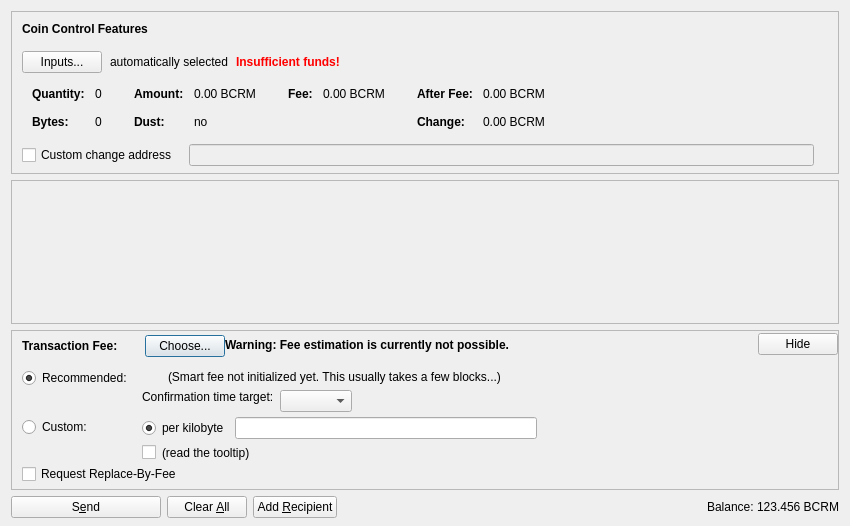
<?xml version="1.0" encoding="UTF-8"?>
<ui version="4.0">
 <class>SendCoinsDialog</class>
 <widget class="QDialog" name="SendCoinsDialog">
  <property name="geometry">
   <rect>
    <x>0</x>
    <y>0</y>
    <width>850</width>
    <height>526</height>
   </rect>
  </property>
  <property name="windowTitle">
   <string>Send Coins</string>
  </property>
  <layout class="QVBoxLayout" name="verticalLayout" stretch="0,1,0,0">
   <property name="bottomMargin">
    <number>8</number>
   </property>
   <item>
    <widget class="QFrame" name="frameCoinControl">
     <property name="sizePolicy">
      <sizepolicy hsizetype="Expanding" vsizetype="Expanding">
       <horstretch>0</horstretch>
       <verstretch>0</verstretch>
      </sizepolicy>
     </property>
     <property name="maximumSize">
      <size>
       <width>16777215</width>
       <height>16777215</height>
      </size>
     </property>
     <property name="frameShape">
      <enum>QFrame::StyledPanel</enum>
     </property>
     <property name="frameShadow">
      <enum>QFrame::Sunken</enum>
     </property>
     <layout class="QVBoxLayout" name="verticalLayoutCoinControl2">
      <property name="spacing">
       <number>0</number>
      </property>
      <property name="leftMargin">
       <number>0</number>
      </property>
      <property name="topMargin">
       <number>0</number>
      </property>
      <property name="rightMargin">
       <number>0</number>
      </property>
      <property name="bottomMargin">
       <number>6</number>
      </property>
      <item>
       <layout class="QVBoxLayout" name="verticalLayoutCoinControl" stretch="0,0,0,0,1">
        <property name="spacing">
         <number>0</number>
        </property>
        <property name="leftMargin">
         <number>10</number>
        </property>
        <property name="topMargin">
         <number>10</number>
        </property>
        <item>
         <layout class="QHBoxLayout" name="horizontalLayoutCoinControl1">
          <property name="bottomMargin">
           <number>15</number>
          </property>
          <item>
           <widget class="QLabel" name="labelCoinControlFeatures">
            <property name="sizePolicy">
             <sizepolicy hsizetype="Preferred" vsizetype="Maximum">
              <horstretch>0</horstretch>
              <verstretch>0</verstretch>
             </sizepolicy>
            </property>
            <property name="font">
             <font>
              <weight>75</weight>
              <bold>true</bold>
             </font>
            </property>
            <property name="styleSheet">
             <string notr="true">font-weight:bold;</string>
            </property>
            <property name="text">
             <string>Coin Control Features</string>
            </property>
           </widget>
          </item>
         </layout>
        </item>
        <item>
         <layout class="QHBoxLayout" name="horizontalLayoutCoinControl2" stretch="0,0,0,0">
          <property name="spacing">
           <number>8</number>
          </property>
          <property name="bottomMargin">
           <number>10</number>
          </property>
          <item>
           <widget class="QPushButton" name="pushButtonCoinControl">
            <property name="styleSheet">
             <string notr="true"/>
            </property>
            <property name="text">
             <string>Inputs...</string>
            </property>
            <property name="autoDefault">
             <bool>false</bool>
            </property>
           </widget>
          </item>
          <item>
           <widget class="QLabel" name="labelCoinControlAutomaticallySelected">
            <property name="text">
             <string>automatically selected</string>
            </property>
            <property name="margin">
             <number>5</number>
            </property>
           </widget>
          </item>
          <item>
           <widget class="QLabel" name="labelCoinControlInsuffFunds">
            <property name="font">
             <font>
              <weight>75</weight>
              <bold>true</bold>
             </font>
            </property>
            <property name="styleSheet">
             <string notr="true">color:red;font-weight:bold;</string>
            </property>
            <property name="text">
             <string>Insufficient funds!</string>
            </property>
            <property name="margin">
             <number>5</number>
            </property>
           </widget>
          </item>
          <item>
           <spacer name="horizontalSpacerCoinControl">
            <property name="orientation">
             <enum>Qt::Horizontal</enum>
            </property>
            <property name="sizeHint" stdset="0">
             <size>
              <width>40</width>
              <height>1</height>
             </size>
            </property>
           </spacer>
          </item>
         </layout>
        </item>
        <item>
         <widget class="QWidget" name="widgetCoinControl" native="true">
          <property name="sizePolicy">
           <sizepolicy hsizetype="Preferred" vsizetype="Preferred">
            <horstretch>0</horstretch>
            <verstretch>0</verstretch>
           </sizepolicy>
          </property>
          <property name="minimumSize">
           <size>
            <width>0</width>
            <height>0</height>
           </size>
          </property>
          <property name="styleSheet">
           <string notr="true"/>
          </property>
          <layout class="QHBoxLayout" name="horizontalLayoutCoinControl5">
           <property name="leftMargin">
            <number>0</number>
           </property>
           <property name="topMargin">
            <number>0</number>
           </property>
           <property name="rightMargin">
            <number>0</number>
           </property>
           <property name="bottomMargin">
            <number>0</number>
           </property>
           <item>
            <layout class="QHBoxLayout" name="horizontalLayoutCoinControl3" stretch="0,0,0,1">
             <property name="spacing">
              <number>20</number>
             </property>
             <property name="topMargin">
              <number>0</number>
             </property>
             <property name="bottomMargin">
              <number>10</number>
             </property>
             <item>
              <layout class="QFormLayout" name="formLayoutCoinControl1">
               <property name="horizontalSpacing">
                <number>10</number>
               </property>
               <property name="verticalSpacing">
                <number>14</number>
               </property>
               <property name="leftMargin">
                <number>10</number>
               </property>
               <property name="topMargin">
                <number>4</number>
               </property>
               <property name="rightMargin">
                <number>6</number>
               </property>
               <item row="0" column="0">
                <widget class="QLabel" name="labelCoinControlQuantityText">
                 <property name="font">
                  <font>
                   <weight>75</weight>
                   <bold>true</bold>
                  </font>
                 </property>
                 <property name="text">
                  <string>Quantity:</string>
                 </property>
                 <property name="margin">
                  <number>0</number>
                 </property>
                </widget>
               </item>
               <item row="0" column="1">
                <widget class="QLabel" name="labelCoinControlQuantity">
                 <property name="cursor">
                  <cursorShape>IBeamCursor</cursorShape>
                 </property>
                 <property name="contextMenuPolicy">
                  <enum>Qt::ActionsContextMenu</enum>
                 </property>
                 <property name="text">
                  <string notr="true">0</string>
                 </property>
                 <property name="margin">
                  <number>0</number>
                 </property>
                 <property name="textInteractionFlags">
                  <set>Qt::LinksAccessibleByMouse|Qt::TextSelectableByKeyboard|Qt::TextSelectableByMouse</set>
                 </property>
                </widget>
               </item>
               <item row="1" column="0">
                <widget class="QLabel" name="labelCoinControlBytesText">
                 <property name="font">
                  <font>
                   <weight>75</weight>
                   <bold>true</bold>
                  </font>
                 </property>
                 <property name="text">
                  <string>Bytes:</string>
                 </property>
                </widget>
               </item>
               <item row="1" column="1">
                <widget class="QLabel" name="labelCoinControlBytes">
                 <property name="cursor">
                  <cursorShape>IBeamCursor</cursorShape>
                 </property>
                 <property name="contextMenuPolicy">
                  <enum>Qt::ActionsContextMenu</enum>
                 </property>
                 <property name="text">
                  <string notr="true">0</string>
                 </property>
                 <property name="textInteractionFlags">
                  <set>Qt::LinksAccessibleByMouse|Qt::TextSelectableByKeyboard|Qt::TextSelectableByMouse</set>
                 </property>
                </widget>
               </item>
              </layout>
             </item>
             <item>
              <layout class="QFormLayout" name="formLayoutCoinControl2">
               <property name="horizontalSpacing">
                <number>10</number>
               </property>
               <property name="verticalSpacing">
                <number>14</number>
               </property>
               <property name="leftMargin">
                <number>6</number>
               </property>
               <property name="topMargin">
                <number>4</number>
               </property>
               <property name="rightMargin">
                <number>6</number>
               </property>
               <item row="0" column="0">
                <widget class="QLabel" name="labelCoinControlAmountText">
                 <property name="font">
                  <font>
                   <weight>75</weight>
                   <bold>true</bold>
                  </font>
                 </property>
                 <property name="text">
                  <string>Amount:</string>
                 </property>
                 <property name="margin">
                  <number>0</number>
                 </property>
                </widget>
               </item>
               <item row="0" column="1">
                <widget class="QLabel" name="labelCoinControlAmount">
                 <property name="cursor">
                  <cursorShape>IBeamCursor</cursorShape>
                 </property>
                 <property name="contextMenuPolicy">
                  <enum>Qt::ActionsContextMenu</enum>
                 </property>
                 <property name="text">
                  <string notr="true">0.00 BCRM</string>
                 </property>
                 <property name="textInteractionFlags">
                  <set>Qt::LinksAccessibleByMouse|Qt::TextSelectableByKeyboard|Qt::TextSelectableByMouse</set>
                 </property>
                </widget>
               </item>
               <item row="1" column="0">
                <widget class="QLabel" name="labelCoinControlLowOutputText">
                 <property name="font">
                  <font>
                   <weight>75</weight>
                   <bold>true</bold>
                  </font>
                 </property>
                 <property name="text">
                  <string>Dust:</string>
                 </property>
                </widget>
               </item>
               <item row="1" column="1">
                <widget class="QLabel" name="labelCoinControlLowOutput">
                 <property name="cursor">
                  <cursorShape>IBeamCursor</cursorShape>
                 </property>
                 <property name="contextMenuPolicy">
                  <enum>Qt::ActionsContextMenu</enum>
                 </property>
                 <property name="text">
                  <string notr="true">no</string>
                 </property>
                 <property name="textInteractionFlags">
                  <set>Qt::LinksAccessibleByMouse|Qt::TextSelectableByKeyboard|Qt::TextSelectableByMouse</set>
                 </property>
                </widget>
               </item>
              </layout>
             </item>
             <item>
              <layout class="QFormLayout" name="formLayoutCoinControl3">
               <property name="horizontalSpacing">
                <number>10</number>
               </property>
               <property name="verticalSpacing">
                <number>14</number>
               </property>
               <property name="leftMargin">
                <number>6</number>
               </property>
               <property name="topMargin">
                <number>4</number>
               </property>
               <property name="rightMargin">
                <number>6</number>
               </property>
               <item row="0" column="0">
                <widget class="QLabel" name="labelCoinControlFeeText">
                 <property name="font">
                  <font>
                   <weight>75</weight>
                   <bold>true</bold>
                  </font>
                 </property>
                 <property name="text">
                  <string>Fee:</string>
                 </property>
                 <property name="margin">
                  <number>0</number>
                 </property>
                </widget>
               </item>
               <item row="0" column="1">
                <widget class="QLabel" name="labelCoinControlFee">
                 <property name="cursor">
                  <cursorShape>IBeamCursor</cursorShape>
                 </property>
                 <property name="contextMenuPolicy">
                  <enum>Qt::ActionsContextMenu</enum>
                 </property>
                 <property name="text">
                  <string notr="true">0.00 BCRM</string>
                 </property>
                 <property name="textInteractionFlags">
                  <set>Qt::LinksAccessibleByMouse|Qt::TextSelectableByKeyboard|Qt::TextSelectableByMouse</set>
                 </property>
                </widget>
               </item>
              </layout>
             </item>
             <item>
              <layout class="QFormLayout" name="formLayoutCoinControl4">
               <property name="horizontalSpacing">
                <number>10</number>
               </property>
               <property name="verticalSpacing">
                <number>14</number>
               </property>
               <property name="leftMargin">
                <number>6</number>
               </property>
               <property name="topMargin">
                <number>4</number>
               </property>
               <property name="rightMargin">
                <number>6</number>
               </property>
               <item row="0" column="0">
                <widget class="QLabel" name="labelCoinControlAfterFeeText">
                 <property name="font">
                  <font>
                   <weight>75</weight>
                   <bold>true</bold>
                  </font>
                 </property>
                 <property name="text">
                  <string>After Fee:</string>
                 </property>
                 <property name="margin">
                  <number>0</number>
                 </property>
                </widget>
               </item>
               <item row="0" column="1">
                <widget class="QLabel" name="labelCoinControlAfterFee">
                 <property name="cursor">
                  <cursorShape>IBeamCursor</cursorShape>
                 </property>
                 <property name="contextMenuPolicy">
                  <enum>Qt::ActionsContextMenu</enum>
                 </property>
                 <property name="text">
                  <string notr="true">0.00 BCRM</string>
                 </property>
                 <property name="textInteractionFlags">
                  <set>Qt::LinksAccessibleByMouse|Qt::TextSelectableByKeyboard|Qt::TextSelectableByMouse</set>
                 </property>
                </widget>
               </item>
               <item row="1" column="0">
                <widget class="QLabel" name="labelCoinControlChangeText">
                 <property name="font">
                  <font>
                   <weight>75</weight>
                   <bold>true</bold>
                  </font>
                 </property>
                 <property name="text">
                  <string>Change:</string>
                 </property>
                </widget>
               </item>
               <item row="1" column="1">
                <widget class="QLabel" name="labelCoinControlChange">
                 <property name="cursor">
                  <cursorShape>IBeamCursor</cursorShape>
                 </property>
                 <property name="contextMenuPolicy">
                  <enum>Qt::ActionsContextMenu</enum>
                 </property>
                 <property name="text">
                  <string notr="true">0.00 BCRM</string>
                 </property>
                 <property name="textInteractionFlags">
                  <set>Qt::LinksAccessibleByMouse|Qt::TextSelectableByKeyboard|Qt::TextSelectableByMouse</set>
                 </property>
                </widget>
               </item>
              </layout>
             </item>
            </layout>
           </item>
          </layout>
         </widget>
        </item>
        <item>
         <layout class="QHBoxLayout" name="horizontalLayoutCoinControl4" stretch="0,0,0">
          <property name="spacing">
           <number>12</number>
          </property>
          <property name="sizeConstraint">
           <enum>QLayout::SetDefaultConstraint</enum>
          </property>
          <property name="topMargin">
           <number>5</number>
          </property>
          <property name="rightMargin">
           <number>5</number>
          </property>
          <item>
           <widget class="QCheckBox" name="checkBoxCoinControlChange">
            <property name="toolTip">
             <string>If this is activated, but the change address is empty or invalid, change will be sent to a newly generated address.</string>
            </property>
            <property name="text">
             <string>Custom change address</string>
            </property>
           </widget>
          </item>
          <item>
           <widget class="QValidatedLineEdit" name="lineEditCoinControlChange">
            <property name="enabled">
             <bool>false</bool>
            </property>
            <property name="sizePolicy">
             <sizepolicy hsizetype="Expanding" vsizetype="Fixed">
              <horstretch>0</horstretch>
              <verstretch>0</verstretch>
             </sizepolicy>
            </property>
           </widget>
          </item>
          <item>
           <widget class="QLabel" name="labelCoinControlChangeLabel">
            <property name="sizePolicy">
             <sizepolicy hsizetype="Preferred" vsizetype="Expanding">
              <horstretch>0</horstretch>
              <verstretch>0</verstretch>
             </sizepolicy>
            </property>
            <property name="minimumSize">
             <size>
              <width>0</width>
              <height>0</height>
             </size>
            </property>
            <property name="text">
             <string/>
            </property>
            <property name="margin">
             <number>3</number>
            </property>
           </widget>
          </item>
         </layout>
        </item>
        <item>
         <spacer name="verticalSpacerCoinControl">
          <property name="orientation">
           <enum>Qt::Vertical</enum>
          </property>
          <property name="sizeHint" stdset="0">
           <size>
            <width>800</width>
            <height>1</height>
           </size>
          </property>
         </spacer>
        </item>
       </layout>
      </item>
     </layout>
    </widget>
   </item>
   <item>
    <widget class="QScrollArea" name="scrollArea">
     <property name="widgetResizable">
      <bool>true</bool>
     </property>
     <widget class="QWidget" name="scrollAreaWidgetContents">
      <property name="geometry">
       <rect>
        <x>0</x>
        <y>0</y>
        <width>830</width>
        <height>104</height>
       </rect>
      </property>
      <layout class="QVBoxLayout" name="verticalLayout_2" stretch="0,1">
       <property name="leftMargin">
        <number>0</number>
       </property>
       <property name="topMargin">
        <number>0</number>
       </property>
       <property name="rightMargin">
        <number>0</number>
       </property>
       <property name="bottomMargin">
        <number>0</number>
       </property>
       <item>
        <layout class="QVBoxLayout" name="entries">
         <property name="spacing">
          <number>6</number>
         </property>
        </layout>
       </item>
       <item>
        <spacer name="verticalSpacer">
         <property name="orientation">
          <enum>Qt::Vertical</enum>
         </property>
         <property name="sizeHint" stdset="0">
          <size>
           <width>20</width>
           <height>40</height>
          </size>
         </property>
        </spacer>
       </item>
      </layout>
     </widget>
    </widget>
   </item>
   <item>
    <widget class="QFrame" name="frameFee">
     <property name="sizePolicy">
      <sizepolicy hsizetype="Expanding" vsizetype="Expanding">
       <horstretch>0</horstretch>
       <verstretch>0</verstretch>
      </sizepolicy>
     </property>
     <property name="maximumSize">
      <size>
       <width>16777215</width>
       <height>16777215</height>
      </size>
     </property>
     <property name="frameShape">
      <enum>QFrame::StyledPanel</enum>
     </property>
     <property name="frameShadow">
      <enum>QFrame::Sunken</enum>
     </property>
     <layout class="QVBoxLayout" name="verticalLayoutFee1">
      <property name="spacing">
       <number>0</number>
      </property>
      <property name="leftMargin">
       <number>0</number>
      </property>
      <property name="topMargin">
       <number>0</number>
      </property>
      <property name="rightMargin">
       <number>0</number>
      </property>
      <property name="bottomMargin">
       <number>0</number>
      </property>
      <item>
       <layout class="QVBoxLayout" name="verticalLayoutFee2" stretch="0,0,0">
        <property name="spacing">
         <number>0</number>
        </property>
        <property name="leftMargin">
         <number>10</number>
        </property>
        <property name="topMargin">
         <number>0</number>
        </property>
        <item>
         <layout class="QHBoxLayout" name="horizontalLayoutFee1">
          <property name="bottomMargin">
           <number>0</number>
          </property>
          <item>
           <layout class="QVBoxLayout" name="verticalLayoutFee7">
            <property name="spacing">
             <number>0</number>
            </property>
            <item>
             <spacer name="verticalSpacerSmartFee">
              <property name="orientation">
               <enum>Qt::Vertical</enum>
              </property>
              <property name="sizeType">
               <enum>QSizePolicy::Fixed</enum>
              </property>
              <property name="sizeHint" stdset="0">
               <size>
                <width>1</width>
                <height>4</height>
               </size>
              </property>
             </spacer>
            </item>
            <item>
             <layout class="QHBoxLayout" name="horizontalLayoutSmartFee">
              <property name="spacing">
               <number>10</number>
              </property>
              <item>
               <widget class="QLabel" name="labelFeeHeadline">
                <property name="sizePolicy">
                 <sizepolicy hsizetype="Preferred" vsizetype="Maximum">
                  <horstretch>0</horstretch>
                  <verstretch>0</verstretch>
                 </sizepolicy>
                </property>
                <property name="font">
                 <font>
                  <weight>75</weight>
                  <bold>true</bold>
                 </font>
                </property>
                <property name="styleSheet">
                 <string notr="true">font-weight:bold;</string>
                </property>
                <property name="text">
                 <string>Transaction Fee:</string>
                </property>
               </widget>
              </item>
              <item>
               <widget class="QLabel" name="labelFeeMinimized">
                <property name="text">
                 <string/>
                </property>
               </widget>
              </item>
              <item>
               <widget class="QPushButton" name="buttonChooseFee">
                <property name="text">
                 <string>Choose...</string>
                </property>
               </widget>
              </item>
             </layout>
            </item>
            <item>
             <spacer name="verticalSpacer_5">
              <property name="orientation">
               <enum>Qt::Vertical</enum>
              </property>
              <property name="sizeHint" stdset="0">
               <size>
                <width>1</width>
                <height>1</height>
               </size>
              </property>
             </spacer>
            </item>
           </layout>
          </item>
          <item>
           <widget class="QLabel" name="fallbackFeeWarningLabel">
            <property name="toolTip">
             <string>Using the fallbackfee can result in sending a transaction that will take several hours or days (or never) to confirm. Consider choosing your fee manually or wait until you have validated the complete chain.</string>
            </property>
            <property name="font">
            <font>
                <weight>75</weight>
                <bold>true</bold>
            </font>
            </property>
            <property name="text">
             <string>Warning: Fee estimation is currently not possible.</string>
            </property>
            <property name="wordWrap">
             <bool>false</bool>
            </property>
           </widget>
          </item>
          <item>
           <spacer name="horizontalSpacer_4">
            <property name="orientation">
             <enum>Qt::Horizontal</enum>
            </property>
            <property name="sizeType">
             <enum>QSizePolicy::MinimumExpanding</enum>
            </property>
            <property name="sizeHint" stdset="0">
             <size>
              <width>40</width>
              <height>20</height>
             </size>
            </property>
           </spacer>
          </item>
          <item>
           <widget class="QPushButton" name="buttonMinimizeFee">
            <property name="toolTip">
             <string>collapse fee-settings</string>
            </property>
            <property name="text">
             <string>Hide</string>
            </property>
           </widget>
          </item>
         </layout>
        </item>
        <item>
         <widget class="QFrame" name="frameFeeSelection">
          <layout class="QVBoxLayout" name="verticalLayoutFee12">
           <property name="spacing">
            <number>0</number>
           </property>
           <property name="leftMargin">
            <number>0</number>
           </property>
           <property name="topMargin">
            <number>0</number>
           </property>
           <property name="rightMargin">
            <number>0</number>
           </property>
           <property name="bottomMargin">
            <number>0</number>
           </property>
           <item>
            <layout class="QGridLayout" name="gridLayoutFee">
             <property name="topMargin">
              <number>10</number>
             </property>
             <property name="bottomMargin">
              <number>4</number>
             </property>
             <property name="horizontalSpacing">
              <number>10</number>
             </property>
             <property name="verticalSpacing">
              <number>4</number>
             </property>
             <item row="1" column="1">
              <layout class="QVBoxLayout" name="verticalLayoutFee8">
               <property name="spacing">
                <number>6</number>
               </property>
               <item>
                <layout class="QHBoxLayout" name="horizontalLayoutFee13">
                 <item>
                  <widget class="QRadioButton" name="radioCustomPerKilobyte">
                   <property name="toolTip">
                    <string>If the custom fee is set to 1000 satoshis and the transaction is only 250 bytes, then &quot;per kilobyte&quot; only pays 250 satoshis in fee, while &quot;total at least&quot; pays 1000 satoshis. For transactions bigger than a kilobyte both pay by kilobyte.</string>
                   </property>
                   <property name="text">
                    <string>per kilobyte</string>
                   </property>
                   <property name="checked">
                    <bool>true</bool>
                   </property>
                   <attribute name="buttonGroup">
                    <string notr="true">groupCustomFee</string>
                   </attribute>
                  </widget>
                 </item>
                 <item>
                  <widget class="BitcoinAmountField" name="customFee"/>
                 </item>
                 <item>
                  <spacer name="horizontalSpacer_6">
                   <property name="orientation">
                    <enum>Qt::Horizontal</enum>
                   </property>
                   <property name="sizeHint" stdset="0">
                    <size>
                     <width>1</width>
                     <height>1</height>
                    </size>
                   </property>
                  </spacer>
                 </item>
                </layout>
               </item>
               <item>
                <layout class="QHBoxLayout" name="horizontalLayoutFee8">
                 <item>
                  <widget class="QCheckBox" name="checkBoxMinimumFee">
                   <property name="toolTip">
                    <string>Paying only the minimum fee is just fine as long as there is less transaction volume than space in the blocks. But be aware that this can end up in a never confirming transaction once there is more demand for bitcoin transactions than the network can process.</string>
                   </property>
                   <property name="text">
                    <string/>
                   </property>
                  </widget>
                 </item>
                 <item>
                  <widget class="QLabel" name="labelMinFeeWarning">
                   <property name="enabled">
                    <bool>true</bool>
                   </property>
                   <property name="toolTip">
                    <string>Paying only the minimum fee is just fine as long as there is less transaction volume than space in the blocks. But be aware that this can end up in a never confirming transaction once there is more demand for bitcoin transactions than the network can process.</string>
                   </property>
                   <property name="text">
                    <string>(read the tooltip)</string>
                   </property>
                   <property name="margin">
                    <number>5</number>
                   </property>
                  </widget>
                 </item>
                 <item>
                  <spacer name="horizontalSpacer_2">
                   <property name="orientation">
                    <enum>Qt::Horizontal</enum>
                   </property>
                   <property name="sizeHint" stdset="0">
                    <size>
                     <width>1</width>
                     <height>1</height>
                    </size>
                   </property>
                  </spacer>
                 </item>
                </layout>
               </item>
              </layout>
             </item>
             <item row="0" column="0">
              <layout class="QVBoxLayout" name="verticalLayoutFee4" stretch="0,1">
               <item>
                <widget class="QRadioButton" name="radioSmartFee">
                 <property name="text">
                  <string>Recommended:</string>
                 </property>
                 <property name="checked">
                  <bool>true</bool>
                 </property>
                 <attribute name="buttonGroup">
                  <string notr="true">groupFee</string>
                 </attribute>
                </widget>
               </item>
               <item>
                <spacer name="verticalSpacer_2">
                 <property name="orientation">
                  <enum>Qt::Vertical</enum>
                 </property>
                 <property name="sizeHint" stdset="0">
                  <size>
                   <width>1</width>
                   <height>1</height>
                  </size>
                 </property>
                </spacer>
               </item>
              </layout>
             </item>
             <item row="1" column="0">
              <layout class="QVBoxLayout" name="verticalLayoutFee9" stretch="0,1">
               <item>
                <widget class="QRadioButton" name="radioCustomFee">
                 <property name="text">
                  <string>Custom:</string>
                 </property>
                 <attribute name="buttonGroup">
                  <string notr="true">groupFee</string>
                 </attribute>
                </widget>
               </item>
               <item>
                <spacer name="verticalSpacer_6">
                 <property name="orientation">
                  <enum>Qt::Vertical</enum>
                 </property>
                 <property name="sizeHint" stdset="0">
                  <size>
                   <width>1</width>
                   <height>1</height>
                  </size>
                 </property>
                </spacer>
               </item>
              </layout>
             </item>
             <item row="0" column="1">
              <layout class="QVBoxLayout" name="verticalLayoutFee3" stretch="0,0,1">
               <property name="spacing">
                <number>6</number>
               </property>
               <property name="topMargin">
                <number>2</number>
               </property>
               <item>
                <layout class="QHBoxLayout" name="horizontalLayoutFee12">
                 <item>
                  <widget class="QLabel" name="labelSmartFee">
                   <property name="text">
                    <string/>
                   </property>
                   <property name="margin">
                    <number>2</number>
                   </property>
                  </widget>
                 </item>
                 <item>
                  <widget class="QLabel" name="labelFeeEstimation">
                   <property name="text">
                    <string/>
                   </property>
                  </widget>
                 </item>
                 <item>
                  <widget class="QLabel" name="labelSmartFee2">
                   <property name="text">
                    <string>(Smart fee not initialized yet. This usually takes a few blocks...)</string>
                   </property>
                   <property name="margin">
                    <number>2</number>
                   </property>
                  </widget>
                 </item>
                 <item>
                  <spacer name="horizontalSpacer_5">
                   <property name="orientation">
                    <enum>Qt::Horizontal</enum>
                   </property>
                   <property name="sizeHint" stdset="0">
                    <size>
                     <width>1</width>
                     <height>1</height>
                    </size>
                   </property>
                  </spacer>
                 </item>
                </layout>
               </item>
               <item>
                <layout class="QHBoxLayout" name="horizontalLayoutFee9">
                 <item>
                  <layout class="QVBoxLayout" name="verticalLayoutFee6">
                   <item>
                    <widget class="QLabel" name="labelSmartFee3">
                     <property name="text">
                      <string>Confirmation time target:</string>
                     </property>
                     <property name="margin">
                      <number>2</number>
                     </property>
                    </widget>
                   </item>
                   <item>
                    <spacer name="verticalSpacer_3">
                     <property name="orientation">
                      <enum>Qt::Vertical</enum>
                     </property>
                     <property name="sizeHint" stdset="0">
                      <size>
                       <width>1</width>
                       <height>1</height>
                      </size>
                     </property>
                    </spacer>
                   </item>
                  </layout>
                 </item>
                 <item>
                  <layout class="QVBoxLayout" name="verticalLayoutFee5">
                   <property name="rightMargin">
                    <number>30</number>
                   </property>
                   <item>
                    <layout class="QHBoxLayout" name="horizontalLayoutConfTarget">
                     <property name="bottomMargin">
                      <number>0</number>
                     </property>
                     <item>
                      <widget class="QComboBox" name="confTargetSelector"/>
                     </item>
                     <item>
                      <spacer name="horizontalSpacerConfTarget">
                       <property name="orientation">
                        <enum>Qt::Horizontal</enum>
                       </property>
                       <property name="sizeHint" stdset="0">
                        <size>
                         <width>40</width>
                         <height>20</height>
                        </size>
                       </property>
                      </spacer>
                     </item>
                    </layout>
                   </item>
                  </layout>
                 </item>
                </layout>
               </item>
               <item>
                <spacer name="verticalSpacer_4">
                 <property name="orientation">
                  <enum>Qt::Vertical</enum>
                 </property>
                 <property name="sizeHint" stdset="0">
                  <size>
                   <width>1</width>
                   <height>1</height>
                  </size>
                 </property>
                </spacer>
               </item>
              </layout>
             </item>
            </layout>
           </item>
           <item>
            <widget class="QCheckBox" name="optInRBF">
             <property name="text">
              <string>Request Replace-By-Fee</string>
             </property>
             <property name="toolTip">
              <string>Indicates that the sender may wish to replace this transaction with a new one paying higher fees (prior to being confirmed).</string>
             </property>
            </widget>
           </item>
          </layout>
         </widget>
        </item>
        <item>
         <spacer name="verticalSpacerFee">
          <property name="orientation">
           <enum>Qt::Vertical</enum>
          </property>
          <property name="sizeHint" stdset="0">
           <size>
            <width>40</width>
            <height>5</height>
           </size>
          </property>
         </spacer>
        </item>
       </layout>
      </item>
     </layout>
    </widget>
   </item>
   <item>
    <layout class="QHBoxLayout" name="horizontalLayout">
     <item>
      <widget class="QPushButton" name="sendButton">
       <property name="minimumSize">
        <size>
         <width>150</width>
         <height>0</height>
        </size>
       </property>
       <property name="toolTip">
        <string>Confirm the send action</string>
       </property>
       <property name="text">
        <string>S&amp;end</string>
       </property>
       <property name="icon">
        <iconset resource="../bitcoin.qrc">
         <normaloff>:/icons/send</normaloff>:/icons/send</iconset>
       </property>
       <property name="autoDefault">
        <bool>false</bool>
       </property>
       <property name="default">
        <bool>false</bool>
       </property>
      </widget>
     </item>
     <item>
      <widget class="QPushButton" name="clearButton">
       <property name="sizePolicy">
        <sizepolicy hsizetype="Minimum" vsizetype="Fixed">
         <horstretch>0</horstretch>
         <verstretch>0</verstretch>
        </sizepolicy>
       </property>
       <property name="toolTip">
        <string>Clear all fields of the form.</string>
       </property>
       <property name="text">
        <string>Clear &amp;All</string>
       </property>
       <property name="icon">
        <iconset resource="../bitcoin.qrc">
         <normaloff>:/icons/remove</normaloff>:/icons/remove</iconset>
       </property>
       <property name="autoDefault">
        <bool>false</bool>
       </property>
      </widget>
     </item>
     <item>
      <widget class="QPushButton" name="addButton">
       <property name="toolTip">
        <string>Send to multiple recipients at once</string>
       </property>
       <property name="text">
        <string>Add &amp;Recipient</string>
       </property>
       <property name="icon">
        <iconset resource="../bitcoin.qrc">
         <normaloff>:/icons/add</normaloff>:/icons/add</iconset>
       </property>
       <property name="autoDefault">
        <bool>false</bool>
       </property>
      </widget>
     </item>
     <item>
      <spacer name="horizontalSpacer">
       <property name="orientation">
        <enum>Qt::Horizontal</enum>
       </property>
       <property name="sizeHint" stdset="0">
        <size>
         <width>40</width>
         <height>20</height>
        </size>
       </property>
      </spacer>
     </item>
     <item>
      <layout class="QHBoxLayout" name="horizontalLayout_2">
       <property name="spacing">
        <number>3</number>
       </property>
       <item>
        <widget class="QLabel" name="label">
         <property name="sizePolicy">
          <sizepolicy hsizetype="Preferred" vsizetype="Fixed">
           <horstretch>0</horstretch>
           <verstretch>0</verstretch>
          </sizepolicy>
         </property>
         <property name="text">
          <string>Balance:</string>
         </property>
        </widget>
       </item>
       <item>
        <widget class="QLabel" name="labelBalance">
         <property name="sizePolicy">
          <sizepolicy hsizetype="Preferred" vsizetype="Fixed">
           <horstretch>0</horstretch>
           <verstretch>0</verstretch>
          </sizepolicy>
         </property>
         <property name="cursor">
          <cursorShape>IBeamCursor</cursorShape>
         </property>
         <property name="text">
          <string notr="true">123.456 BCRM</string>
         </property>
         <property name="textInteractionFlags">
          <set>Qt::LinksAccessibleByMouse|Qt::TextSelectableByKeyboard|Qt::TextSelectableByMouse</set>
         </property>
        </widget>
       </item>
      </layout>
     </item>
    </layout>
   </item>
  </layout>
 </widget>
 <customwidgets>
  <customwidget>
   <class>QValidatedLineEdit</class>
   <extends>QLineEdit</extends>
   <header>qvalidatedlineedit.h</header>
  </customwidget>
  <customwidget>
   <class>BitcoinAmountField</class>
   <extends>QLineEdit</extends>
   <header>bitcoinamountfield.h</header>
   <container>1</container>
  </customwidget>
 </customwidgets>
 <resources>
  <include location="../bitcoin.qrc"/>
 </resources>
 <connections/>
 <buttongroups>
  <buttongroup name="groupFee"/>
  <buttongroup name="groupCustomFee"/>
 </buttongroups>
</ui>
